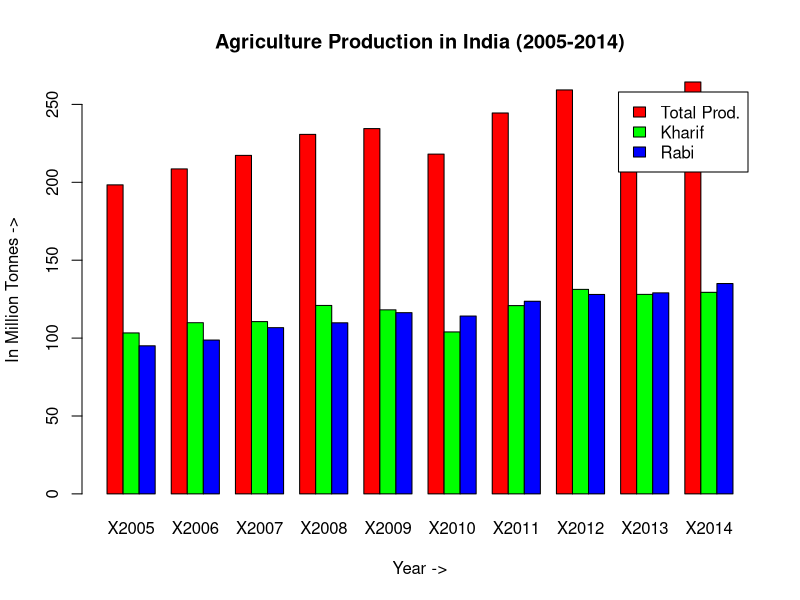

Recreate this plot in R. (Note: this script raises an error after producing the figure.)
#Data Visualization Project

#setwd("/home/ai16/R_Assignments/Data")
setwd("D:/Projects")
agri_prod_df=read.csv("TEST_Prod-Dep_of_Agri_and_Coop.csv",head=TRUE)
agri_prod_df

#============
#barplot
#============

filter_agri_prod_df<-agri_prod_df[which(agri_prod_df$Particulars == 'Foodgrains' | agri_prod_df$Particulars == 'Foodgrains Kharif' | agri_prod_df$Particulars == 'Foodgrains Rabi'),4:13]
filter_agri_prod_df

matrx=data.matrix(filter_agri_prod_df, rownames.force = NA)
matrx

barplot(matrx,beside=TRUE,
        main="Agriculture Production in India (2005-2014)",
        xlab="Year ->",ylab="In Million Tonnes ->",col=rainbow(3),legend.text=c("Total Prod.","Kharif","Rabi"))


#============
#barplot - Statewise yield (2013)
#============
state_agri_prod_df<-agri_prod_df[grep('^Foodgrains Yield ',agri_prod_df$Particulars),c(1,12)]
state_agri_prod_df

barplot(state_agri_prod_df)

matrx=data.matrix(state_agri_prod_df, rownames.force = NA,stringsAsFactors =FALSE)
matrx


barplot(matrx,beside=TRUE,
        main="State wise Agriculture Production (2013)",
        xlab="States ->",ylab="In Million Tonnes ->",col=rainbow(17)) #,legend.text=c("Total Prod.","Kharif","Rabi")



#=============================
#Histogram of area under prod
#=============================

Area<-agri_prod_df[grep('^Foodgrains Area ',agri_prod_df$Particulars),12]
Area
hist(Area,xlab="Area under cultivation (in miln. hec.)->",
     main="Statewise area under cultivation (Year-2013)",
     ylab="Count of States ->", col=rainbow(4))

#=============================#=============================
#Normal Distribution for Statewise Yeild for a given year
#=============================#=============================

mean1<-mean(agri_prod_df[grep('^Foodgrains Yield *',agri_prod_df$Particulars),12],na.rm=TRUE)

sd1<-sd(agri_prod_df[grep('^Foodgrains Yield *',agri_prod_df$Particulars),12],na.rm=TRUE)

x <- seq(-4,4,length=100)*sd1 + mean1
hx <- dnorm(x,mean1,sd1)

plot(x, hx, type="p", xlab="Yield Per Hec ->", main="Yield Per Hec. (Year-2013)" ) #axes=FALSE, ylab="test"

#=================================
#Box Plot (Target Prod ~ Achieved)
#=================================

dummy_target<-data.frame(type=rep("Target",8))

target_prod<-data.frame(agri_prod_df[grep('^Major Crops Target*',agri_prod_df$Particulars),c(1,12)])

target_dtls<-cbind(dummy_target,target_prod)

dummy_achiev<-data.frame(type=rep("Achieved",8))

achiev_prod<-data.frame(agri_prod_df[grep('^Major Crops Achievements*',agri_prod_df$Particulars),c(1,12)])

achiev_dtls<-cbind(dummy_achiev,achiev_prod)

prod_consoli<-rbind(target_dtls,achiev_dtls)

boxplot(prod_consoli$X2013~prod_consoli$type,
        ylab="Prodn. in Million tonnes ->",xlab="Category",
        main="Targeted Vs Achieved Food Prod. (Year-2013)",col=rainbow(2))


